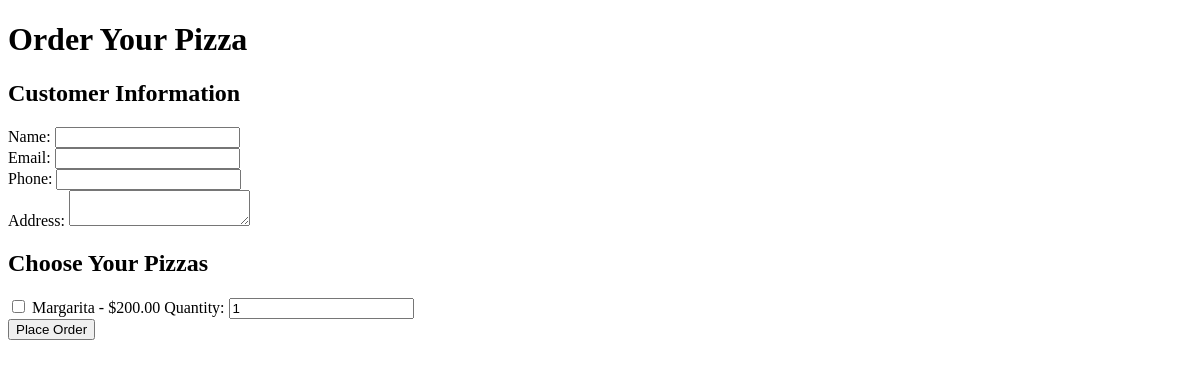
The app's page /order/, older data.
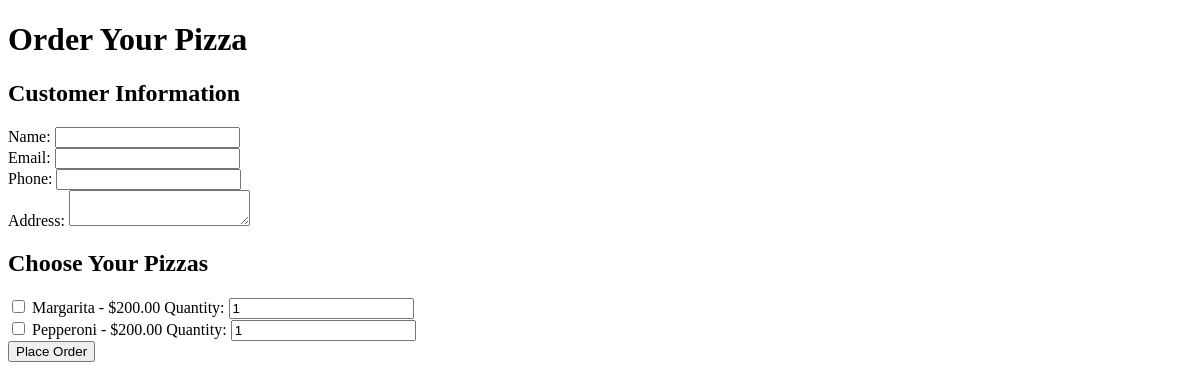
The same page, newer data.
### Pizza_App/models.py (models this page shows, shortened)
class Pizza(models.Model):
        name = models.CharField(max_length=100)
        description = models.TextField()
        price = models.DecimalField(max_digits=6, decimal_places=2)
        image = models.ImageField(upload_to='pizzas/')

### Pizza_App/views.py (the view, shortened to what this page needs)
# urls.py: path('order/', order_pizza, name='order_pizza'),
def order_pizza(request):
    pizzas = Pizza.objects.all()
    return render(request, 'order.html', {'pizzas': pizzas})

### Pizza_App/templates/order.html (shortened to what this page needs)
<!DOCTYPE html>
<html lang="en">
    <h1>Order Your Pizza</h1>
    <form method="post">
        <h2>Customer Information</h2>
        <label>Name:</label>
        <input type="text" name="name" required><br>
        <label>Email:</label>
        <input type="email" name="email" required><br>
        <label>Phone:</label>
        <input type="text" name="phone" required><br>
        <label>Address:</label>
        <textarea name="address" required></textarea><br>
        <h2>Choose Your Pizzas</h2>
        {% for pizza in pizzas %}
        <div>
            <input type="checkbox" name="pizzas" value="{{ pizza.id }}">
            {{ pizza.name }} - ${{ pizza.price }}
            <label>Quantity:</label>
            <input type="number" name="quantities" value="1" min="1">
        </div>
        {% endfor %}
        <button type="submit">Place Order</button>
    </form>
</html>

Row changes from the older to the newer data that the page shows:
added Pizza: name "Pepperoni", price "200.00"
